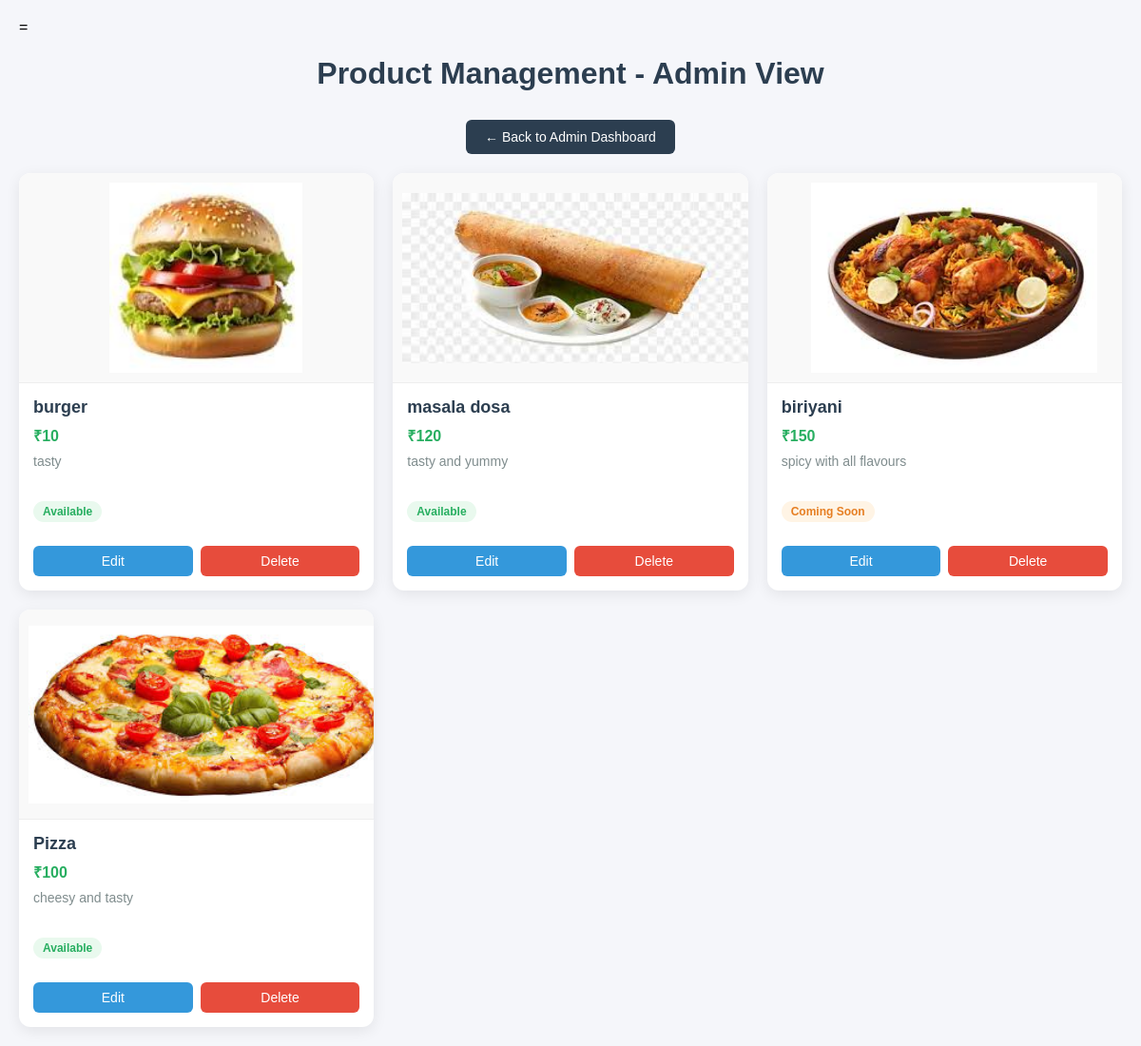
Page /productlist/ on the committed database.
### foodshopapp/models.py (models this page shows)
class product(models.Model):
    name=models.CharField(max_length=100,null=True,blank=True)
    price=models.IntegerField(null=True,blank=True)
    quantity=models.IntegerField(null=True,blank=True)
    image=models.FileField(upload_to='image/',null=True,blank=True)
    description=models.TextField(max_length=1000,null=True,blank=True)
    STATUS_CHOICES = [
        ('Available', 'Available'),
        ('Unavailable', 'Unavailable'),
        ('Coming Soon', 'Coming Soon'),
    ]
    status=models.CharField(max_length=20,choices=STATUS_CHOICES,null=True,blank=True)

### foodshopapp/views.py (the view)
# urls.py: path('productlist/', views.productlist, name='productlist'),
def productlist(request):
    item=models.product.objects.all()
    return render(request,'productlist.html',{'c': item})

### foodshopapp/templates/productlist.html (shortened to what this page needs)
={% load static %}
<!DOCTYPE html>
<html>
<head>
</head>
<body>
<h1>Product Management - Admin View</h1>
<div style="margin-bottom: 20px; text-align: center;">
    <a href="{% url 'adminhome' %}" class="btn-back">← Back to Admin Dashboard</a>
</div>
<div class="product-grid">
    {% for product in c %}
    <div class="product-card">
        {% if product.image %}
            <img src="{{ product.image.url }}" alt="{{ product.name }}">
        {% else %}
            <img src="https://via.placeholder.com/200x200?text=No+Image" alt="No Image">
        {% endif %}
        <div class="product-info">
            <h3>{{ product.name }}</h3>
            <div class="price">₹{{ product.price }}</div>
            <div class="description">{{ product.description }}</div>
            <span class="status
                {% if product.status == 'Available' %}available{% elif product.status == 'Unavailable' %}unavailable{% else %}comingsoon{% endif %}">
                {{ product.status }}
            </span>
        </div>
        <div class="button-group">
            <a href="{% url 'editproduct' product.id %}" class="btn btn-edit">Edit</a>
            <a href="{% url 'deleteproduct' product.id %}" class="btn btn-delete" onclick="return confirm('Are you sure you want to delete this product?');">Delete</a>
        </div>
    </div>
    {% endfor %}
</div>
</body>
</html>

### foodshopapp/templates/productlist.html (style rules this page uses)
body { font-family: Arial, sans-serif; background: #f5f6fa; margin: 0; padding: 20px; }
h1 { text-align: center; margin-bottom: 30px; color: #2c3e50; }
.product-grid { display: grid; grid-template-columns: repeat(auto-fill, minmax(280px, 1fr)); gap: 20px; }
.product-card { background: #fff; border-radius: 12px; box-shadow: 0 4px 15px rgba(0,0,0,0.08); overflow: hidden; transition: transform 0.2s ease, box-shadow 0.2s ease; display: flex; flex-direction: column; justify-content: space-between; }
.product-card img { width: 100%; height: 200px; object-fit: contain; background: #f9f9f9; padding: 10px; border-bottom: 1px solid #eee; }
.product-info { padding: 15px; flex-grow: 1; }
.product-info h3 { margin: 0 0 8px; font-size: 18px; color: #2c3e50; }
.price { font-size: 16px; font-weight: bold; color: #27ae60; margin-bottom: 8px; }
.description { font-size: 14px; color: #7f8c8d; height: 40px; overflow: hidden; text-overflow: ellipsis; }
.status { display: inline-block; padding: 4px 10px; font-size: 12px; border-radius: 12px; margin-top: 10px; font-weight: bold; }
.status.available { background: #e9f9ee; color: #27ae60; }
.status.comingsoon { background: #fff4e5; color: #e67e22; }
.button-group { display: flex; justify-content: space-around; padding: 10px 15px 15px; gap: 8px; }
.btn { flex: 1; text-align: center; padding: 8px 10px; font-size: 14px; border-radius: 6px; color: white; text-decoration: none; transition: background 0.2s ease; }
.btn-edit { background: #3498db; }
.btn-delete { background: #e74c3c; }
.btn-back { display: inline-block; padding: 10px 20px; font-size: 14px; background: #2c3e50; color: white; border-radius: 6px; text-decoration: none; transition: background 0.2s ease; }

### rows in the picture
product: image (picture), name "burger", price "10", description "tasty", status "Available"
product: image (picture), name "masala dosa", price "120", description "tasty and yummy", status "Available"
product: image (picture), name "biriyani", price "150", description "spicy with all flavours", status "Coming Soon"
product: image (picture), name "Pizza", price "100", description "cheesy and tasty", status "Available"
